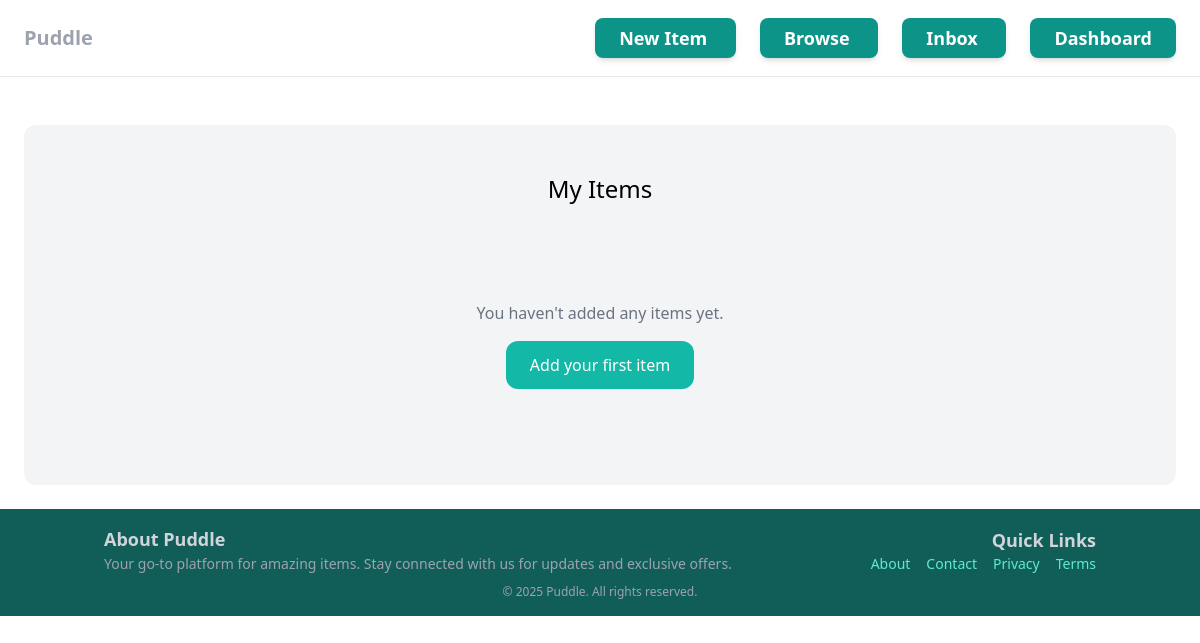
Page /dashboard/ (signed in) on the earlier database version.
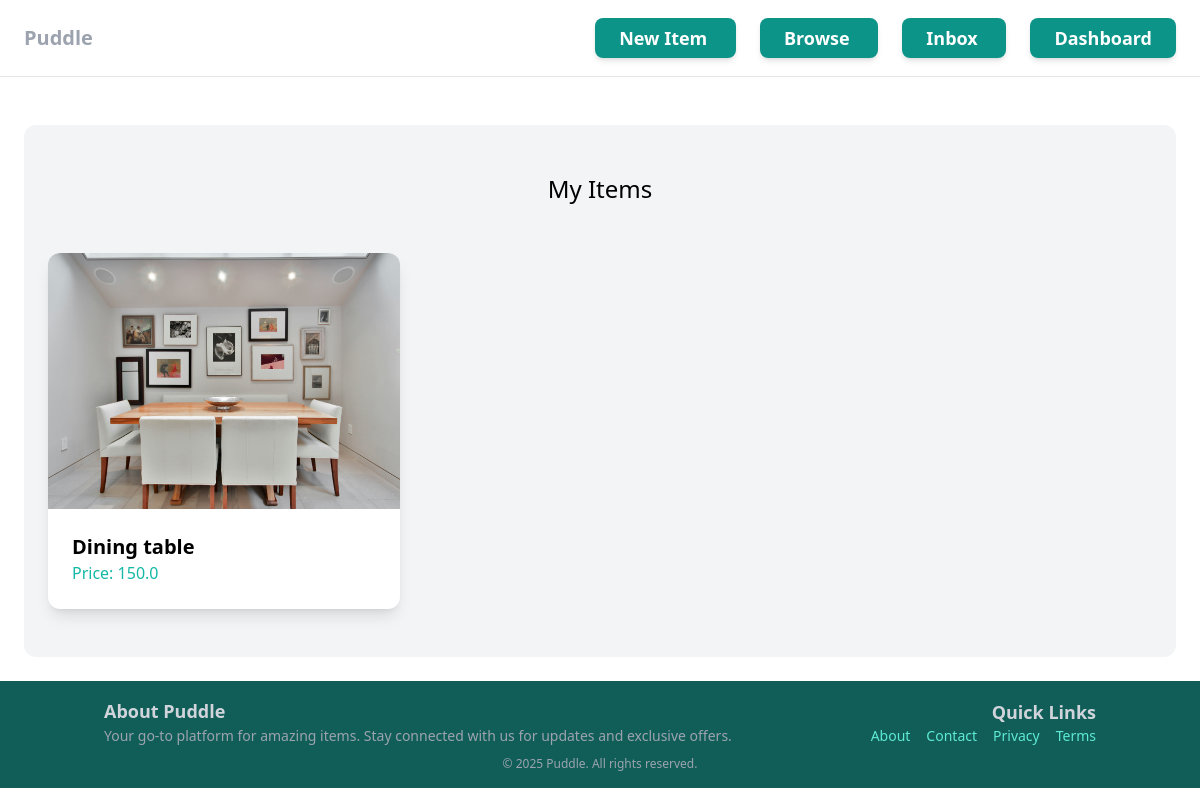
Same page on the later database version.
### item/models.py (models this page shows, shortened)
class Item(models.Model):
    category= models.ForeignKey(Category, related_name="items", on_delete=models.CASCADE)
    name = models.CharField(max_length=255)
    description = models.TextField(blank=True, null=True)
    price = models.FloatField()
    image = models.ImageField(upload_to="item_image", blank=True, null=True) # pip install pillow
    is_sold = models.BooleanField(default=False)
    created_by = models.ForeignKey(User, related_name="items", on_delete=models.CASCADE)
    created_at = models.DateTimeField(auto_now_add=True)

### dashboard/views.py (the view)
# urls.py: path("", views.index,name="index"),
@login_required
def index(request):
    items = Item.objects.filter(created_by=request.user)
    logger.debug(f"Fetched {len(items)} items for user {request.user.username}")
    return render(request, 'dashboard/index.html', {
        'items': items,
        'username': request.user.username
    })

### dashboard/templates/dashboard/index.html (shortened to what this page needs)
{% extends "core/base.html" %}
{% block content %}
<div class="mt-6 px-6 py-12 bg-gray-100 rounded-xl">
  <h2 class="mb-12 text-2xl text-center">My Items</h2>
  <div class="grid grid-cols-3 gap-6">
    {% if items %}
      {% for item in items %}
      <div class="bg-white shadow-lg rounded-xl overflow-hidden hover:scale-105 transition">
        <a href="{% url 'item:detail' item.id %}">
          <div>
            {% if item.image %}
              <img src="{{ item.image.url }}" class="w-full h-64 object-cover" alt="image" />
            {% else %}
              <div class="w-64 h-64 bg-gray-200 flex items-center justify-center">
                <span class="text-gray-500">No image</span>
              </div>
            {% endif %}
          </div>
          <div class="p-6">
            <h2 class="text-xl font-semibold">{{ item.name }}</h2>
            <p class="text-teal-500 font-medium">Price: {{ item.price }}</p>
          </div>
        </a>
      </div>
      {% endfor %}
    {% else %}
      <div class="col-span-3 text-center py-12">
        <p class="text-gray-500">You haven't added any items yet.</p>
        <a href="{% url 'item:new' %}" class="mt-4 inline-block px-6 py-3 bg-teal-500 text-white rounded-xl hover:bg-teal-600">Add your first item</a>
      </div>
    {% endif %}
  </div>
</div>
{% endblock %}

Differences in the rows shown:
added Item: image (picture), name "Dining table", price "150.0"
Other differences:
text no longer shown: "You haven't added any items yet. Add your first item"
